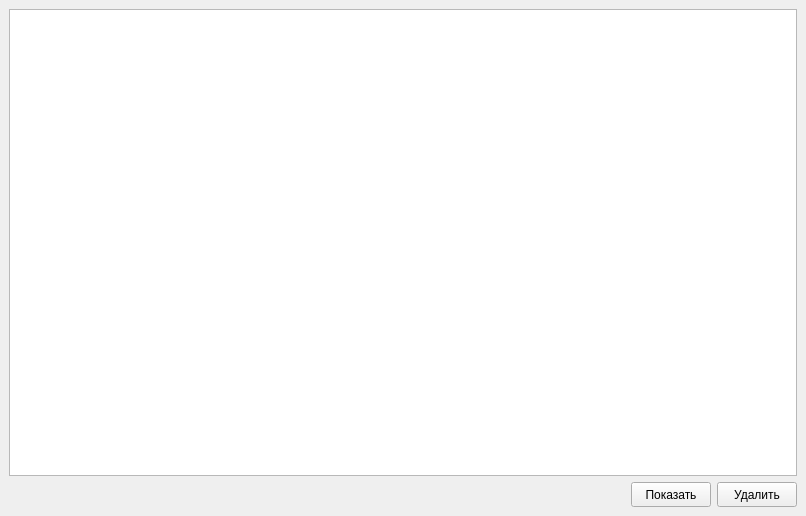
<?xml version="1.0" encoding="UTF-8"?>
<ui version="4.0">
 <class>WidgetArchive</class>
 <widget class="QStackedWidget" name="WidgetArchive">
  <property name="geometry">
   <rect>
    <x>0</x>
    <y>0</y>
    <width>806</width>
    <height>516</height>
   </rect>
  </property>
  <property name="windowTitle">
   <string>Архив</string>
  </property>
  <property name="currentIndex">
   <number>0</number>
  </property>
  <widget class="QWidget" name="page">
   <layout class="QVBoxLayout" name="verticalLayout">
    <item>
     <widget class="QTableWidget" name="tableWidget"/>
    </item>
    <item>
     <layout class="QHBoxLayout" name="horizontalLayout">
      <item>
       <spacer name="horizontalSpacer">
        <property name="orientation">
         <enum>Qt::Horizontal</enum>
        </property>
        <property name="sizeHint" stdset="0">
         <size>
          <width>40</width>
          <height>20</height>
         </size>
        </property>
       </spacer>
      </item>
      <item>
       <widget class="QPushButton" name="acceptButton">
        <property name="minimumSize">
         <size>
          <width>70</width>
          <height>25</height>
         </size>
        </property>
        <property name="maximumSize">
         <size>
          <width>90</width>
          <height>25</height>
         </size>
        </property>
        <property name="text">
         <string>Показать</string>
        </property>
       </widget>
      </item>
      <item>
       <widget class="QPushButton" name="deleteButton">
        <property name="minimumSize">
         <size>
          <width>70</width>
          <height>25</height>
         </size>
        </property>
        <property name="maximumSize">
         <size>
          <width>90</width>
          <height>25</height>
         </size>
        </property>
        <property name="text">
         <string>Удалить</string>
        </property>
       </widget>
      </item>
     </layout>
    </item>
   </layout>
  </widget>
  <widget class="QWidget" name="page_2">
   <layout class="QHBoxLayout" name="horizontalLayout_2">
    <item>
     <layout class="QVBoxLayout" name="verticalLayout_2">
      <item>
       <widget class="QCustomPlot" name="plot" native="true">
        <property name="minimumSize">
         <size>
          <width>500</width>
          <height>350</height>
         </size>
        </property>
       </widget>
      </item>
      <item>
       <widget class="QFrame" name="frame">
        <property name="minimumSize">
         <size>
          <width>600</width>
          <height>140</height>
         </size>
        </property>
        <property name="maximumSize">
         <size>
          <width>16777215</width>
          <height>150</height>
         </size>
        </property>
        <property name="frameShape">
         <enum>QFrame::StyledPanel</enum>
        </property>
        <property name="frameShadow">
         <enum>QFrame::Raised</enum>
        </property>
       </widget>
      </item>
     </layout>
    </item>
    <item>
     <widget class="QFrame" name="frame_2">
      <property name="minimumSize">
       <size>
        <width>180</width>
        <height>0</height>
       </size>
      </property>
      <property name="maximumSize">
       <size>
        <width>200</width>
        <height>16777215</height>
       </size>
      </property>
      <property name="frameShape">
       <enum>QFrame::StyledPanel</enum>
      </property>
      <property name="frameShadow">
       <enum>QFrame::Raised</enum>
      </property>
     </widget>
    </item>
   </layout>
  </widget>
 </widget>
 <customwidgets>
  <customwidget>
   <class>QCustomPlot</class>
   <extends>QWidget</extends>
   <header>QCustomPlot/qcustomplot.h</header>
   <container>1</container>
  </customwidget>
 </customwidgets>
 <resources/>
 <connections/>
</ui>
